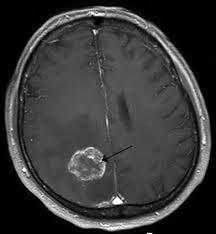
#> input picture projects/2.jpg, 216 x 234 px; its folder holds only this picture in this run
$ python -i ess.py   (imports and definitions only)   (older library calls are emulated)
#> lines starting #> are read from the running program, lines starting #| are printed output that depends on the picture; after the words box and inside, x2 and y2 are one past the last pixel; in counts of white or black regions, pixels touching at a corner belong together
import tkinter as tk
from tkinter import Message ,Text
from PIL import Image, ImageTk
import argparse
import cv2
import matplotlib.pyplot as plt
import cv2
import numpy as np
import sys
import glob
import math
import time
import os
import itertools
import tkinter.messagebox as tm
#import requests
from PIL import Image
from numpy import average, linalg, dot
from skimage.segmentation import slic
from skimage.segmentation import mark_boundaries
from skimage.util import img_as_float
import matplotlib.pyplot as plt
import numpy as np
import argparse
from skimage import io, color, img_as_ubyte
from skimage.feature import greycomatrix, greycoprops
from sklearn.metrics.cluster import entropy
from PIL import Image, ImageStat

from scipy.stats import kurtosis, skew

import math
import argparse
import imutils

import pywt
import pywt.data
import matplotlib.pyplot as plt
import matplotlib.pyplot as plt1
import math
from matplotlib.figure import Figure
#from matplotlib.backends.backend_wxagg import FigureCanvasWxAgg as FigureCanvas

def process(path):
    # load the query image and describe it
#> called with path = '2.jpg'
        query = cv2.imread(path)
#> query is the input picture: shape (234, 216, 3); min 0, max 255, mean 57.8

        #name= self.t1.GetValue()

        cv2.imshow("Input MRi Image", query)
                # Load image
        original = query


        file = path
        superpixel(file)
#> in superpixel, `segments = slic(img_as_float(image), n_segments = 100, sigma = 5)`:
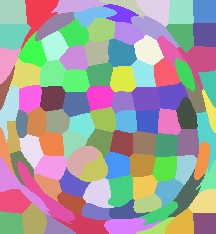
#> segments: shape (234, 216) int64; 101 distinct labels, from 1 to 101; one colour per label, 0 black
#> in superpixel, `img[dst>0.01*dst.max()]=[0,0,255]`: img: shape (234, 216, 3); 3.44% of pixels changed, all inside (x1, y1, x2, y2) = (9, 8, 208, 234)
        feature ( file )
        existingcall(file , 0, type='rect')
        o1 = ertcall(file , 0, type='rect')
        bact =0
        viral=0
        fungal=0
        prozone=0
        norm=0
         #fi= load_images("data/")
        bactr= loadtrain ("Stage1/")
        viralr= loadtrain("Stage2/")
        fungalr=loadtrain("Stage3/")
        prozoner=loadtrain("Stage4/")
        normr=loadtrain("Normal/")
        for trf in bactr :
                bact= image_similarity_vectors_via_numpy(file ,trf )
                bact += bact
        print("Stage1",bact)
        avgval = bact /len (bactr)
        for ntr in normr:
                norm=image_similarity_vectors_via_numpy(file ,ntr )
                norm+=norm
        print ("Normal=",norm)
        avgvaln = norm /len (normr)
        print( 'Avg value Stage1=',avgval)
        print ('Avg value Normal=',avgvaln)
        for dtr in viralr:
                viral=image_similarity_vectors_via_numpy(file ,dtr )
                viral+=viral
        print ("Stage2",viral)
        avgvald = viral /len (viralr)
        print ('Avg value of Stage2=',avgvald)
        for ltr in fungalr:
                fungal=image_similarity_vectors_via_numpy(file ,ltr )
                fungal+=fungal
        print ("Stage3",fungal)
        avgvall = fungal /len (fungalr)
        print ('Avg value of Stage3=',avgvall)
        for ptr in prozoner:
                prozone=image_similarity_vectors_via_numpy(file ,ptr )
                prozone+=prozone
        print ("Stage4",prozone)
        avgvallpro = prozone /len (prozoner)
        print ('Avg value of Stage4=',avgvallpro)
        print( 'Avg value Stage1=',avgval)
        print ('Avg value Normal=',avgvaln)
        print ('Avg value of Stage2=',avgvald)
        print ('Avg value of Stage3=',avgvall)
        flag=0
        if (avgvald>avgvaln and avgvall<avgvald and avgval<avgvald and avgvallpro<avgvald):
                flag=1
        if (avgvall>avgvaln and avgvald<avgvall and avgval<avgvall and avgvallpro<avgvall ):
                flag=2
        if (avgval>avgvaln and avgvald<avgval and avgvall<avgval and avgvallpro<avgval ):
                flag=3
        if(avgvallpro>avgvaln and avgvald<avgvallpro and avgvall<avgvallpro and avgval<avgvallpro):
                flag=4
        print("Flag==",flag)
        if flag==0:
                resultText='Beginin'
                aa=1
                print("Result==",resultText)
        elif flag==1:
                resultText='Stage2'
                aa=(avgvald*10)
                print("Result==",resultText)
        elif flag==2:
                resultText='Stage3'
                aa=(avgvall*10)
                print("Result==",resultText)
        elif flag==3:
                resultText='Stage1'
                aa=(avgval*10)
                print("Result==",resultText)
        else:
                resultText='Stage4'
                aa=(avgvallpro*10)
                print("Result==",resultText)
        cv2.waitKey(0)
        return resultText,round(10-aa)


        #return resultText,round(10-aa)

def feature ( filename ):
#> called with filename = '2.jpg'
    img = Image.open(filename)
    stat = ImageStat.Stat(img)
    stat = ImageStat.Stat(img)
    imageFile = filename
    im1 = Image.open('2.jpg')
    rgbHistogram = im1.histogram()
#> rgbHistogram = 768 values, max 6675 at index 0, min 0 at index 234, mean 197.4
    #print 'Snannon Entropy for Red, Green, Blue:'
    for rgb in range(3):
        totalPixels = sum(rgbHistogram[rgb * 256 : (rgb + 1) * 256])
        ent = 0.0
        for col in range(rgb * 256, (rgb + 1) * 256):
            freq = float(rgbHistogram[col]) / totalPixels
            if freq > 0:
                ent = ent + freq * math.log(freq, 2)
        ent = -ent
    #print ent


    im = Image.open(filename)
    im_grey = im.convert('LA') # convert to grayscale
    width,height = im.size
#> width = 216; height = 234

    total=0
    for i in range(0,width):
        for j in range(0,height):
            total += im_grey.getpixel((i,j))[0]
#> after the loop, total = 2919035

    mean = total / (width * height)
#> mean = 57.75


    image = cv2.imread(filename)
    gray = cv2.cvtColor(image, cv2.COLOR_BGR2GRAY)
    blurred = cv2.GaussianBlur(gray, (5, 5), 0)
    thresh = cv2.threshold(blurred, 60, 255, cv2.THRESH_BINARY)[1]
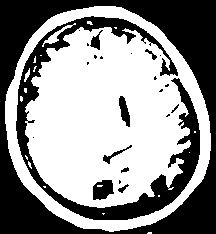
#> thresh: shape (234, 216); 56.6% white; 23 black regions (13 under 20 px), largest, box (x1, y1, x2, y2) and area: (0, 0, 216, 234) 14264, (16, 16, 200, 220) 6746, (93, 180, 114, 200) 317


    g_kernel = cv2.getGaborKernel((21, 21), 8.0, np.pi/4, 10.0, 0.5, 0, ktype=cv2.CV_32F)

    img = cv2.imread(filename)
    img = cv2.cvtColor(img, cv2.COLOR_BGR2GRAY)
    filtered_img = cv2.filter2D(img, cv2.CV_8UC3, g_kernel)


    #sfta

    #binary

    img = cv2.imread(filename,0)
    ret,thresh1 = cv2.threshold(img,127,255,cv2.THRESH_BINARY)
#> thresh1: shape (234, 216); 8% white; 39 white regions (29 under 20 px), largest, box (x1, y1, x2, y2) and area: (9, 7, 210, 231) 3203, (68, 147, 103, 170) 206, (177, 53, 208, 119) 125
    ret,thresh2 = cv2.threshold(img,127,255,cv2.THRESH_BINARY_INV)
    ret,thresh3 = cv2.threshold(img,127,255,cv2.THRESH_TRUNC)
    ret,thresh4 = cv2.threshold(img,127,255,cv2.THRESH_TOZERO)
    ret,thresh5 = cv2.threshold(img,127,255,cv2.THRESH_TOZERO_INV)

    titles = ['Original Image','BINARY','BINARY_INV','TRUNC','TOZERO','TOZERO_INV']
    images = [img, thresh1, thresh2, thresh3, thresh4, thresh5]

    for i in range(6):
        plt.subplot(2,3,i+1),plt.imshow(images[i],'gray')
        plt.title(titles[i])
        plt.xticks([]),plt.yticks([])

    #plt.show()


    #boader


    img = img
    edges = cv2.Canny(img,100,200)
#> edges: shape (234, 216); 9.2% white in thin lines or dots

    plt.subplot(121),plt.imshow(img,cmap = 'gray')
    plt.title('Original Image'), plt.xticks([]), plt.yticks([])
    plt.subplot(122),plt.imshow(edges,cmap = 'gray')
    plt.title('Fractal Borders '), plt.xticks([]), plt.yticks([])

    #plt.show()


    h, w = g_kernel.shape[:2]
    g_kernel = cv2.resize(g_kernel, (3*w, 3*h), interpolation=cv2.INTER_CUBIC)


def superpixel ( filename ):
    image = cv2.imread(filename)
    segments = slic(img_as_float(image), n_segments = 100, sigma = 5)


    # show the output of SLIC
    fig = plt.figure("Superpixels")
    ax = fig.add_subplot(1, 1, 1)
    ax.imshow(mark_boundaries(img_as_float(cv2.cvtColor(image, cv2.COLOR_BGR2RGB)), segments))
    plt.axis("off")
    #plt.show()

    img = image
    gray = cv2.cvtColor(img,cv2.COLOR_BGR2GRAY)

    gray = np.float32(gray)
    dst = cv2.cornerHarris(gray,2,3,0.04)

    #result is dilated for marking the corners, not important
    dst = cv2.dilate(dst,None)

    # Threshold for an optimal value, it may vary depending on the image.
    img[dst>0.01*dst.max()]=[0,0,255]
    cv2.imshow('Feature Extraction',img)


# [37 lines left out: function validate_contour, not called in this run]


def deg_to_rad(angle):
    return angle * np.pi / 180.0


def rad_to_deg(angle):
    return angle * 180 / np.pi


def enhance(img):
    kernel = np.array([[-1, 0, 1], [-2, 0, 2], [1, 0, 1]])
    return cv2.filter2D(img, -1, kernel)


def existingcall(name, debug, type=None, **options):
    se_shape = (16, 4)

    if type == 'rect':
        se_shape = (17, 4)

    elif type == 'square':
        se_shape = (7, 6)

    raw_image = cv2.imread(name, 1)
    input_image = np.copy(raw_image)

    gray = cv2.cvtColor(input_image, cv2.COLOR_BGR2GRAY)
    gray = enhance(gray)
    exist=gray
    gray_blur = cv2.GaussianBlur(gray, (15, 15), 0)
    thresh = cv2.adaptiveThreshold(gray_blur, 255, cv2.ADAPTIVE_THRESH_GAUSSIAN_C,cv2.THRESH_BINARY_INV, 11, 1)
#> thresh: shape (234, 216); 36.7% white; 168 white regions (139 under 20 px), largest, box (x1, y1, x2, y2) and area: (11, 15, 199, 220) 6218, (0, 0, 216, 234) 5979, (38, 110, 133, 200) 2226
    kernel = np.ones((3, 3), np.uint8)
    closing = cv2.morphologyEx(thresh, cv2.MORPH_CLOSE,kernel, iterations=4)
#> closing: shape (234, 216); 67.8% white; 38 black regions, largest, box (x1, y1, x2, y2) and area: (144, 0, 216, 90) 2831, (49, 41, 106, 127) 2021, (0, 178, 52, 234) 1375
    input_image1=input_image
    im = input_image
    im1 = input_image

    # sure background area
    sure_bg = cv2.dilate(closing, kernel, iterations=3)
#> sure_bg: shape (234, 216); 84.8% white; 48 black regions (12 under 20 px), largest, box (x1, y1, x2, y2) and area: (147, 0, 216, 87) 2240, (170, 189, 216, 234) 1021, (0, 181, 49, 234) 979
   ## cv2.imshow('sure_bg', sure_bg)

    # Finding sure foreground area
    dist_transform = cv2.distanceTransform(closing, cv2.DIST_L2, 5)
    ret, sure_fg = cv2.threshold(dist_transform, 0.7 * dist_transform.max(), 255, 0)
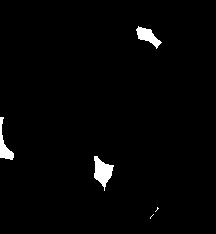
#> sure_fg: shape (234, 216) float32; 1.7% white; 5 white regions (2 under 20 px), largest, box (x1, y1, x2, y2) and area: (94, 156, 114, 191) 372, (136, 26, 162, 49) 262, (0, 117, 14, 160) 233
#> ret = 20.15

    # Finding unknown region
    sure_fg = np.uint8(sure_fg)
    #sure_bg=np.unit8(sure_bg)
    lower_black = np.array([0, 0, 0], dtype="uint16")
    upper_black = np.array([70, 70, 70], dtype="uint16")
    #black_mask = cv2.inRange(sure_bg, lower_black, upper_black)
    unknown = cv2.subtract(sure_bg, sure_fg)
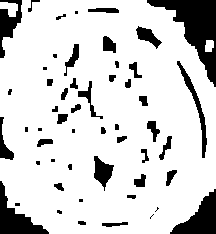
#> unknown: shape (234, 216); 83.1% white; 53 black regions (14 under 20 px)
    #unknown = cv2.subtract(enhance(gray), sure_bg)
   ## cv2.imshow('unknown', unknown)

    # Marker labelling
    ret, markers = cv2.connectedComponents(sure_fg)
#> markers: shape (234, 216) int32; 6 distinct labels, from 0 to 5
#> ret = 6
   # ret, markers = cv2.connectedComponents(sure_bg)

    # Add one to all labels so that sure background is not 0, but 1
    markers = markers + 1
#> markers: shape (234, 216) int32; 6 distinct labels, from 1 to 6

    # Now, mark the region of unknown with zero
    markers[unknown == 255] = 0
#> markers: shape (234, 216) int32; 7 distinct labels, from 0 to 6

    markers = cv2.watershed(input_image, markers)
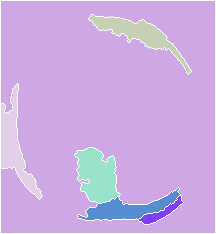
#> markers: shape (234, 216) int32; 7 distinct labels, from -1 to 6; one colour per label, 0 black, -1 white
    input_image[markers == -1] = [255, 0, 0]
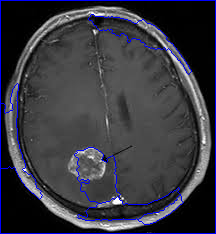
#> input_image: shape (234, 216, 3); 3.57% of pixels changed, all inside (x1, y1, x2, y2) = (0, 0, 216, 234)

    cv2.imshow('Result  watershed algo Image', input_image)


    return input_image


def ertcall(name, debug, type=None, **options):
#> called with name = '2.jpg', debug = 0, type = 'rect'
    se_shape = (16, 4)

    if type == 'rect':
        se_shape = (17, 4)

    elif type == 'square':
        se_shape = (7, 6)

    raw_image = cv2.imread(name, 1)
    input_image = np.copy(raw_image)

    gray = cv2.cvtColor(input_image, cv2.COLOR_BGR2GRAY)
    cv2.imshow('Gray Image', gray)
    gray = enhance(gray)
    cv2.imshow('Enhance Image Image', gray)

    gray_blur = cv2.GaussianBlur(gray, (15, 15), 0)
    cv2.imshow('Gray Blur', gray_blur)
    thresh = cv2.adaptiveThreshold(gray_blur, 255, cv2.ADAPTIVE_THRESH_GAUSSIAN_C,cv2.THRESH_BINARY_INV, 11, 1)
    cv2.imshow('Threshold Image', thresh)

    kernel = np.ones((3, 3), np.uint8)
    closing = cv2.morphologyEx(thresh, cv2.MORPH_CLOSE,kernel, iterations=4)
    cv2.imshow('Kernal Image', thresh)
    input_image1=input_image
    im = input_image
    im1 = input_image

    # sure background area
    sure_bg = cv2.dilate(closing, kernel, iterations=3)
   ## cv2.imshow('sure_bg', sure_bg)

    # Finding sure foreground area
    dist_transform = cv2.distanceTransform(closing, cv2.DIST_L2, 5)
    ret, sure_fg = cv2.threshold(dist_transform, 0.7 * dist_transform.max(), 255, 0)
#> ret = 20.15

    # Finding unknown region
    sure_fg = np.uint8(sure_fg)
    #sure_bg=np.unit8(sure_bg)
    lower_black = np.array([0, 0, 0], dtype="uint16")
    upper_black = np.array([70, 70, 70], dtype="uint16")
    #black_mask = cv2.inRange(sure_bg, lower_black, upper_black)
    cv2.imshow('Segmented Image', sure_bg)
    unknown = cv2.subtract(sure_bg, sure_fg)
    #unknown = cv2.subtract(enhance(gray), sure_bg)
   ## cv2.imshow('unknown', unknown)

    # Marker labelling
    ret, markers = cv2.connectedComponents(sure_fg)
#> ret = 6
   # ret, markers = cv2.connectedComponents(sure_bg)

    # Add one to all labels so that sure background is not 0, but 1
    markers = markers + 1

    # Now, mark the region of unknown with zero
    markers[unknown == 255] = 0


    imgray = cv2.cvtColor(im, cv2.COLOR_BGR2GRAY)
    ret, thresh = cv2.threshold(imgray, 127, 255, 0)
    __,contours,hierachy = cv2.findContours(thresh, cv2.RETR_TREE, cv2.CHAIN_APPROX_SIMPLE)
#> contours = 69 contours, 57 with area under 20; largest, box (x1, y1, x2, y2) and area: (9, 7, 210, 231) 2794, (89, 9, 138, 20) 164, (68, 147, 103, 170) 142, (66, 10, 90, 18) 80, (111, 196, 124, 205) 64

    cv2.drawContours(im1, contours, -1, (0, 255, 0), 1)
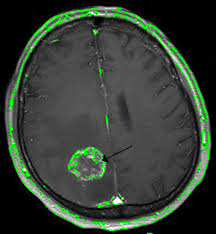
#> im1: shape (234, 216, 3); mean B, G, R 51.4, 62.1, 51.4

    cv2.imshow('Result Image', im1 )


    return input_image


# [15 lines left out: functions get_thumbnail, load_images, not called in this run]


def loadtrain(folder):
    images = []
#> (the run stopped early here; a loop or call above may not have finished)
